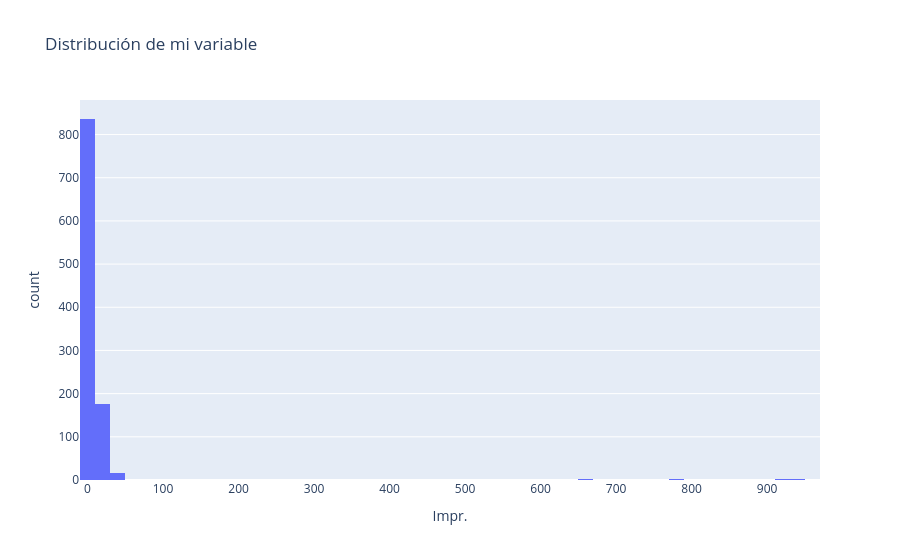

Here is the notebook cell this chart was saved with:
### Code cell
# Cambia 'nombre_de_columna_numerica' por una columna real de tu dataset
fig_hist = px.histogram(df, x="Impr.", title="Distribución de mi variable")
fig_hist.show()

### Figure 1 — Plotly figure (JSON) as saved in the notebook; plotly's stock layout.template omitted (floating-point values rounded to 4 significant figures; data arrays with more than 128 entries replaced by an {"elided": "..."} marker saying what was removed)
{"data": [{"bingroup": "x", "hovertemplate": "Impr.=%{x}<br>count=%{y}<extra></extra>", "legendgroup": "", "marker": {"color": "#636efa", "pattern": {"shape": ""}}, "name": "", "orientation": "v", "showlegend": false, "type": "histogram", "x": {"elided": "1051 float values"}, "xaxis": "x", "yaxis": "y"}], "layout": {"barmode": "relative", "legend": {"tracegroupgap": 0}, "title": {"text": "Distribución de mi variable"}, "xaxis": {"anchor": "y", "domain": [0, 1], "title": {"text": "Impr."}}, "yaxis": {"anchor": "x", "domain": [0, 1], "title": {"text": "count"}}}}
